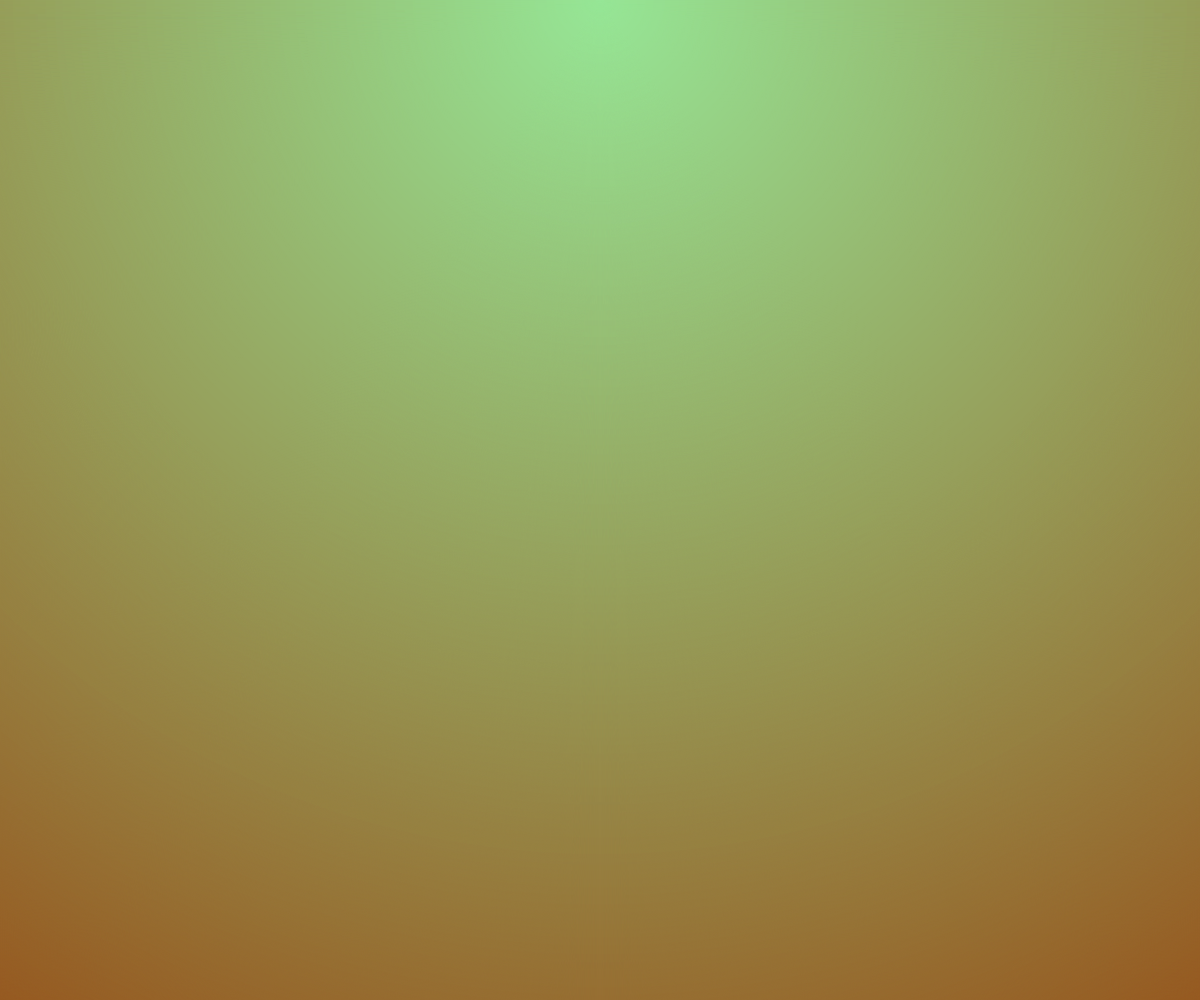
Frame 1 (no input)
Frame 60 (no input): identical to frame 1, image omitted
Frame 120 (the mouse pressed at the canvas centre since frame 60): identical to frame 1, image omitted

The p5.js sketch that drew this single still picture (run headless with seeded random() and noise() and a simulated clock; from frame 60 on, the mouse is pressed at the canvas centre):

// p5.js sketch
// ── sketch.js
let degwade;



function setup() {
    createCanvas(windowWidth, windowHeight);
    degwade = cirgrad(width, height, 150, 50, 0, 150, 110, 50); 
}

function draw() {
    //background(
        //lerp(100, 150, noise(1, millis()*0.0001)),
        //lerp(50, 150, noise(2, millis()*0.0001)),
        //lerp(5, 0, noise(3, millis()*0.0001))
    
    background(255);

    image(degwade, 0, 0, width, height);
    
    
}

function lingrad(w, h, ra, ga, ba, rb, gb, bb){   
let graphic = createGraphics(w, h);
    
    for(let counter = 0 ; counter < h ; counter++ ){
    let red = map(counter, 0, height, ra, rb);   
    let gre = map(counter, 0, height, ga, gb);
    let blu = map(counter, 0, height, ba, bb);
    
    graphic.stroke(red, gre, blu);
    graphic.line( 0, counter, w, counter);
       
    
   }
    return graphic;
}



function cirgrad(w, h, ra, ga, ba, rb, gb, bb){   
let graphic = createGraphics(w, h);
    
    h = h*3
    
    for(let counter = 0 ; counter < h ; counter++ ){
    let red = map(counter, 0, height, ra, rb);   
    let gre = map(counter, 0, height, ga, gb);
    let blu = map(counter, 0, height, ba, bb);
    
    graphic.fill(red, gre, blu);
    graphic.noStroke();   
    graphic.ellipse( w/2, 0, h-counter, h-counter);
       
    
   }
    return graphic;
}
